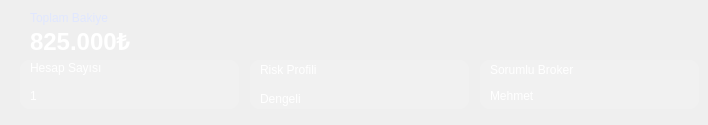
               <widget class="QFrame" name="infoOfInvestor">
                <property name="enabled">
                 <bool>true</bool>
                </property>
                <property name="sizePolicy">
                 <sizepolicy hsizetype="Expanding" vsizetype="Preferred">
                  <horstretch>0</horstretch>
                  <verstretch>0</verstretch>
                 </sizepolicy>
                </property>
                <property name="minimumSize">
                 <size>
                  <width>0</width>
                  <height>125</height>
                 </size>
                </property>
                <property name="whatsThis">
                 <string extracomment="Yatırımcı hakkında genel bilgiler"/>
                </property>
                <property name="styleSheet">
                 <string notr="true">/* Ana Mavi Kart */
QFrame#infoOfInvestor {
    /* Soldan sağa modern mavi gradient */
background-color: qlineargradient(spread:pad, x1:0, y1:0, x2:1, y2:1, stop:0 #2563eb, stop:1 #4f46e5);

    border-radius: 20px;
    color: white;
}

/* İçindeki Başlık Yazıları (Örn: &quot;Toplam Bakiye&quot;) */
QLabel#toplambakiye{
    color: #e0e7ff; /* Hafif soluk beyaz */
    font-family: 'Segoe UI', sans-serif;
}

/* İçindeki Değerler (Örn: &quot;₺850.000&quot;) */
QLabel#toplambakiye1 {
    color: #ffffff;
    font-weight: bold;
    font-size: 24px;
}</string>
                </property>
                <widget class="QLabel" name="toplambakiye">
                 <property name="geometry">
                  <rect>
                   <x>30</x>
                   <y>10</y>
                   <width>91</width>
                   <height>16</height>
                  </rect>
                 </property>
                 <property name="styleSheet">
                  <string notr="true">background-color: transparent; </string>
                 </property>
                 <property name="text">
                  <string>Toplam Bakiye</string>
                 </property>
                </widget>
                <widget class="QLabel" name="toplambakiye1">
                 <property name="geometry">
                  <rect>
                   <x>30</x>
                   <y>30</y>
                   <width>131</width>
                   <height>21</height>
                  </rect>
                 </property>
                 <property name="styleSheet">
                  <string notr="true">background-color: transparent; </string>
                 </property>
                 <property name="text">
                  <string>825.000₺</string>
                 </property>
                </widget>
                <widget class="QFrame" name="RiskProfiliFrame">
                 <property name="geometry">
                  <rect>
                   <x>250</x>
                   <y>60</y>
                   <width>219</width>
                   <height>49</height>
                  </rect>
                 </property>
                 <property name="styleSheet">
                  <string notr="true">QFrame#RiskProfiliFrame {
    background-color: rgba(255, 255, 255, 0.15); /* %15 Görünürlükte Beyaz (Cam Efekti) */
    border-radius: 10px;
}
QLabel#riskprofili{
    background-color: transparent; /* Yazıların arkası şeffaf kalsın */
    color: white;
}
QLabel#riskprofili1{
    background-color: transparent; /* Yazıların arkası şeffaf kalsın */
    color: white;
}</string>
                 </property>
                 <property name="frameShape">
                  <enum>QFrame::Shape::StyledPanel</enum>
                 </property>
                 <property name="frameShadow">
                  <enum>QFrame::Shadow::Raised</enum>
                 </property>
                 <widget class="QLabel" name="riskprofili">
                  <property name="geometry">
                   <rect>
                    <x>10</x>
                    <y>2</y>
                    <width>81</width>
                    <height>16</height>
                   </rect>
                  </property>
                  <property name="text">
                   <string>Risk Profili</string>
                  </property>
                 </widget>
                 <widget class="QLabel" name="riskprofili1">
                  <property name="geometry">
                   <rect>
                    <x>10</x>
                    <y>28</y>
                    <width>81</width>
                    <height>21</height>
                   </rect>
                  </property>
                  <property name="text">
                   <string>Dengeli</string>
                  </property>
                 </widget>
                </widget>
                <widget class="QFrame" name="BrokerinfoFrame">
                 <property name="geometry">
                  <rect>
                   <x>480</x>
                   <y>60</y>
                   <width>219</width>
                   <height>49</height>
                  </rect>
                 </property>
                 <property name="styleSheet">
                  <string notr="true">QFrame#BrokerinfoFrame {
    background-color: rgba(255, 255, 255, 0.15); /* %15 Görünürlükte Beyaz (Cam Efekti) */
    border-radius: 10px;
}
QLabel#sorumlubroker{
    background-color: transparent; /* Yazıların arkası şeffaf kalsın */
    color: white;
}
QLabel#sorumlubroker1{
    background-color: transparent; /* Yazıların arkası şeffaf kalsın */
    color: white;
}</string>
                 </property>
                 <property name="frameShape">
                  <enum>QFrame::Shape::StyledPanel</enum>
                 </property>
                 <property name="frameShadow">
                  <enum>QFrame::Shadow::Raised</enum>
                 </property>
                 <widget class="QLabel" name="sorumlubroker">
                  <property name="geometry">
                   <rect>
                    <x>10</x>
                    <y>2</y>
                    <width>91</width>
                    <height>16</height>
                   </rect>
                  </property>
                  <property name="text">
                   <string>Sorumlu Broker</string>
                  </property>
                 </widget>
                 <widget class="QLabel" name="sorumlubroker1">
                  <property name="geometry">
                   <rect>
                    <x>10</x>
                    <y>28</y>
                    <width>101</width>
                    <height>16</height>
                   </rect>
                  </property>
                  <property name="text">
                   <string>Mehmet</string>
                  </property>
                 </widget>
                </widget>
                <widget class="QFrame" name="HesapSayisiFrame">
                 <property name="geometry">
                  <rect>
                   <x>20</x>
                   <y>60</y>
                   <width>219</width>
                   <height>49</height>
                  </rect>
                 </property>
                 <property name="styleSheet">
                  <string notr="true">QFrame#HesapSayisiFrame {
    background-color: rgba(255, 255, 255, 0.15); /* %15 Görünürlükte Beyaz (Cam Efekti) */
    border-radius: 10px;
}
QLabel#HesapSayisi{
    background-color: transparent; /* Yazıların arkası şeffaf kalsın */
    color: white;
}
QLabel#HesapSayisi1{
    background-color: transparent; /* Yazıların arkası şeffaf kalsın */
    color: white;
}</string>
                 </property>
                 <property name="frameShape">
                  <enum>QFrame::Shape::StyledPanel</enum>
                 </property>
                 <property name="frameShadow">
                  <enum>QFrame::Shadow::Raised</enum>
                 </property>
                 <widget class="QLabel" name="HesapSayisi">
                  <property name="geometry">
                   <rect>
                    <x>10</x>
                    <y>0</y>
                    <width>91</width>
                    <height>16</height>
                   </rect>
                  </property>
                  <property name="text">
                   <string>Hesap Sayısı</string>
                  </property>
                 </widget>
                 <widget class="QLabel" name="HesapSayisi1">
                  <property name="geometry">
                   <rect>
                    <x>10</x>
                    <y>28</y>
                    <width>101</width>
                    <height>16</height>
                   </rect>
                  </property>
                  <property name="text">
                   <string>1</string>
                  </property>
                 </widget>
                </widget>
               </widget>
